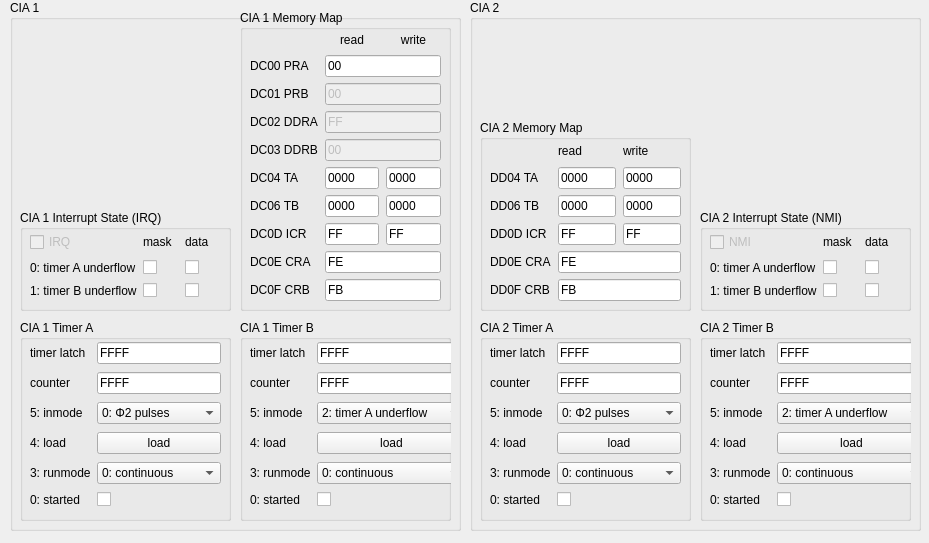
<?xml version="1.0" encoding="UTF-8"?>
<ui version="4.0">
 <class>CIAViewer</class>
 <widget class="QMainWindow" name="CIAViewer">
  <property name="geometry">
   <rect>
    <x>0</x>
    <y>0</y>
    <width>929</width>
    <height>543</height>
   </rect>
  </property>
  <property name="windowTitle">
   <string>CIA Viewer</string>
  </property>
  <widget class="QWidget" name="centralwidget">
   <widget class="QGroupBox" name="groupBox_3">
    <property name="geometry">
     <rect>
      <x>10</x>
      <y>0</y>
      <width>451</width>
      <height>531</height>
     </rect>
    </property>
    <property name="title">
     <string>CIA 1</string>
    </property>
    <widget class="QGroupBox" name="groupBox_2">
     <property name="geometry">
      <rect>
       <x>230</x>
       <y>320</y>
       <width>211</width>
       <height>201</height>
      </rect>
     </property>
     <property name="title">
      <string>CIA 1 Timer B</string>
     </property>
     <widget class="QWidget" name="gridLayoutWidget_2">
      <property name="geometry">
       <rect>
        <x>10</x>
        <y>20</y>
        <width>216</width>
        <height>171</height>
       </rect>
      </property>
      <layout class="QGridLayout" name="gridLayout_2">
       <item row="6" column="1">
        <widget class="QCheckBox" name="CR1B0">
         <property name="text">
          <string/>
         </property>
         <property name="checked">
          <bool>false</bool>
         </property>
        </widget>
       </item>
       <item row="5" column="0">
        <widget class="QLabel" name="label_14">
         <property name="text">
          <string>3: runmode</string>
         </property>
        </widget>
       </item>
       <item row="2" column="1">
        <widget class="QLineEdit" name="timer1BCounter">
         <property name="text">
          <string>FFFF</string>
         </property>
        </widget>
       </item>
       <item row="4" column="0">
        <widget class="QLabel" name="label_17">
         <property name="text">
          <string>4: load</string>
         </property>
        </widget>
       </item>
       <item row="2" column="0">
        <widget class="QLabel" name="label_9">
         <property name="text">
          <string>counter</string>
         </property>
        </widget>
       </item>
       <item row="5" column="1">
        <widget class="QComboBox" name="CR1B3">
         <item>
          <property name="text">
           <string>0: continuous</string>
          </property>
         </item>
         <item>
          <property name="text">
           <string>1: one-shot</string>
          </property>
         </item>
        </widget>
       </item>
       <item row="3" column="1">
        <widget class="QComboBox" name="CR1B5">
         <property name="currentIndex">
          <number>2</number>
         </property>
         <item>
          <property name="text">
           <string>0: Φ2 pulses</string>
          </property>
         </item>
         <item>
          <property name="text">
           <string>1: pos cnt</string>
          </property>
         </item>
         <item>
          <property name="text">
           <string>2: timer A underflow</string>
          </property>
         </item>
         <item>
          <property name="text">
           <string>3: timer A underflow + cnt</string>
          </property>
         </item>
        </widget>
       </item>
       <item row="3" column="0">
        <widget class="QLabel" name="label_15">
         <property name="text">
          <string>5: inmode</string>
         </property>
        </widget>
       </item>
       <item row="1" column="0">
        <widget class="QLabel" name="label_11">
         <property name="text">
          <string>timer latch</string>
         </property>
        </widget>
       </item>
       <item row="1" column="1">
        <widget class="QLineEdit" name="timer1BLatch">
         <property name="text">
          <string>FFFF</string>
         </property>
        </widget>
       </item>
       <item row="4" column="1">
        <widget class="QPushButton" name="CR1BLoad">
         <property name="text">
          <string>load</string>
         </property>
        </widget>
       </item>
       <item row="6" column="0">
        <widget class="QLabel" name="label_16">
         <property name="text">
          <string>0: started</string>
         </property>
        </widget>
       </item>
      </layout>
     </widget>
    </widget>
    <widget class="QGroupBox" name="groupBox">
     <property name="geometry">
      <rect>
       <x>10</x>
       <y>320</y>
       <width>211</width>
       <height>201</height>
      </rect>
     </property>
     <property name="title">
      <string>CIA 1 Timer A</string>
     </property>
     <widget class="QWidget" name="gridLayoutWidget_3">
      <property name="geometry">
       <rect>
        <x>10</x>
        <y>20</y>
        <width>191</width>
        <height>169</height>
       </rect>
      </property>
      <layout class="QGridLayout" name="gridLayout_3">
       <item row="6" column="1">
        <widget class="QCheckBox" name="CR1A0">
         <property name="text">
          <string/>
         </property>
         <property name="checked">
          <bool>false</bool>
         </property>
        </widget>
       </item>
       <item row="5" column="0">
        <widget class="QLabel" name="label_18">
         <property name="text">
          <string>3: runmode</string>
         </property>
        </widget>
       </item>
       <item row="2" column="1">
        <widget class="QLineEdit" name="timer1ACounter">
         <property name="text">
          <string>FFFF</string>
         </property>
        </widget>
       </item>
       <item row="6" column="0">
        <widget class="QLabel" name="label_19">
         <property name="text">
          <string>0: started</string>
         </property>
        </widget>
       </item>
       <item row="4" column="0">
        <widget class="QLabel" name="label_20">
         <property name="text">
          <string>4: load</string>
         </property>
        </widget>
       </item>
       <item row="2" column="0">
        <widget class="QLabel" name="label_21">
         <property name="text">
          <string>counter</string>
         </property>
        </widget>
       </item>
       <item row="5" column="1">
        <widget class="QComboBox" name="CR1A3">
         <item>
          <property name="text">
           <string>0: continuous</string>
          </property>
         </item>
         <item>
          <property name="text">
           <string>1: one-shot</string>
          </property>
         </item>
        </widget>
       </item>
       <item row="3" column="1">
        <widget class="QComboBox" name="CR1A5">
         <property name="currentIndex">
          <number>0</number>
         </property>
         <item>
          <property name="text">
           <string>0: Φ2 pulses</string>
          </property>
         </item>
         <item>
          <property name="text">
           <string>1: pos cnt</string>
          </property>
         </item>
        </widget>
       </item>
       <item row="3" column="0">
        <widget class="QLabel" name="label_22">
         <property name="text">
          <string>5: inmode</string>
         </property>
        </widget>
       </item>
       <item row="1" column="0">
        <widget class="QLabel" name="label_23">
         <property name="text">
          <string>timer latch</string>
         </property>
        </widget>
       </item>
       <item row="1" column="1">
        <widget class="QLineEdit" name="timer1ALatch">
         <property name="text">
          <string>FFFF</string>
         </property>
        </widget>
       </item>
       <item row="4" column="1">
        <widget class="QPushButton" name="CR1ALoad">
         <property name="text">
          <string>load</string>
         </property>
        </widget>
       </item>
      </layout>
     </widget>
    </widget>
    <widget class="QGroupBox" name="groupBox_7">
     <property name="geometry">
      <rect>
       <x>10</x>
       <y>210</y>
       <width>211</width>
       <height>101</height>
      </rect>
     </property>
     <property name="title">
      <string>CIA 1 Interrupt State (IRQ)</string>
     </property>
     <widget class="QWidget" name="gridLayoutWidget_7">
      <property name="geometry">
       <rect>
        <x>10</x>
        <y>20</y>
        <width>191</width>
        <height>71</height>
       </rect>
      </property>
      <layout class="QGridLayout" name="gridLayout_7">
       <item row="2" column="1">
        <widget class="QCheckBox" name="IRQ1Mask">
         <property name="text">
          <string/>
         </property>
        </widget>
       </item>
       <item row="1" column="2">
        <widget class="QCheckBox" name="IRQ0Data">
         <property name="text">
          <string/>
         </property>
        </widget>
       </item>
       <item row="1" column="1">
        <widget class="QCheckBox" name="IRQ0Mask">
         <property name="text">
          <string/>
         </property>
        </widget>
       </item>
       <item row="2" column="2">
        <widget class="QCheckBox" name="IRQ1Data">
         <property name="text">
          <string/>
         </property>
        </widget>
       </item>
       <item row="1" column="0">
        <widget class="QLabel" name="label_24">
         <property name="text">
          <string>0: timer A underflow</string>
         </property>
        </widget>
       </item>
       <item row="2" column="0">
        <widget class="QLabel" name="label_25">
         <property name="text">
          <string>1: timer B underflow</string>
         </property>
        </widget>
       </item>
       <item row="0" column="1">
        <widget class="QLabel" name="label_27">
         <property name="text">
          <string>mask</string>
         </property>
        </widget>
       </item>
       <item row="0" column="2">
        <widget class="QLabel" name="label_33">
         <property name="text">
          <string>data</string>
         </property>
        </widget>
       </item>
       <item row="0" column="0">
        <widget class="QCheckBox" name="IRQ">
         <property name="enabled">
          <bool>false</bool>
         </property>
         <property name="text">
          <string>IRQ</string>
         </property>
        </widget>
       </item>
      </layout>
     </widget>
    </widget>
    <widget class="QGroupBox" name="groupBox_8">
     <property name="geometry">
      <rect>
       <x>230</x>
       <y>10</y>
       <width>211</width>
       <height>301</height>
      </rect>
     </property>
     <property name="title">
      <string>CIA 1 Memory Map</string>
     </property>
     <widget class="QWidget" name="gridLayoutWidget">
      <property name="geometry">
       <rect>
        <x>10</x>
        <y>20</y>
        <width>191</width>
        <height>271</height>
       </rect>
      </property>
      <layout class="QGridLayout" name="gridLayout">
       <property name="sizeConstraint">
        <enum>QLayout::SetDefaultConstraint</enum>
       </property>
       <property name="horizontalSpacing">
        <number>7</number>
       </property>
       <item row="3" column="1">
        <widget class="QLabel" name="label_2">
         <property name="text">
          <string>DC01 PRB</string>
         </property>
        </widget>
       </item>
       <item row="6" column="2">
        <widget class="QLineEdit" name="CIA1TAread">
         <property name="text">
          <string>0000</string>
         </property>
        </widget>
       </item>
       <item row="1" column="1">
        <widget class="QLabel" name="label">
         <property name="text">
          <string>DC00 PRA</string>
         </property>
        </widget>
       </item>
       <item row="10" column="1">
        <widget class="QLabel" name="label_13">
         <property name="text">
          <string>DC0F CRB</string>
         </property>
        </widget>
       </item>
       <item row="4" column="1">
        <widget class="QLabel" name="label_3">
         <property name="text">
          <string>DC02 DDRA</string>
         </property>
        </widget>
       </item>
       <item row="9" column="2" colspan="2">
        <widget class="QLineEdit" name="CIA1CRA">
         <property name="text">
          <string>FE</string>
         </property>
        </widget>
       </item>
       <item row="5" column="2" colspan="2">
        <widget class="QLineEdit" name="lineEdit_2">
         <property name="enabled">
          <bool>false</bool>
         </property>
         <property name="text">
          <string>00</string>
         </property>
        </widget>
       </item>
       <item row="9" column="1">
        <widget class="QLabel" name="label_12">
         <property name="text">
          <string>DC0E CRA</string>
         </property>
        </widget>
       </item>
       <item row="6" column="3">
        <widget class="QLineEdit" name="CIA1TAwrite">
         <property name="text">
          <string>0000</string>
         </property>
        </widget>
       </item>
       <item row="8" column="1">
        <widget class="QLabel" name="label_10">
         <property name="text">
          <string>DC0D ICR</string>
         </property>
        </widget>
       </item>
       <item row="7" column="2">
        <widget class="QLineEdit" name="CIA1TBread">
         <property name="text">
          <string>0000</string>
         </property>
        </widget>
       </item>
       <item row="10" column="2" colspan="2">
        <widget class="QLineEdit" name="CIA1CRB">
         <property name="text">
          <string>FB</string>
         </property>
        </widget>
       </item>
       <item row="1" column="2" colspan="2">
        <widget class="QLineEdit" name="CIA1PRA">
         <property name="text">
          <string>00</string>
         </property>
        </widget>
       </item>
       <item row="8" column="2">
        <widget class="QLineEdit" name="CIA1ICRData">
         <property name="text">
          <string>FF</string>
         </property>
        </widget>
       </item>
       <item row="7" column="1">
        <widget class="QLabel" name="label_6">
         <property name="text">
          <string>DC06 TB</string>
         </property>
        </widget>
       </item>
       <item row="0" column="2">
        <widget class="QLabel" name="label_7">
         <property name="text">
          <string>read</string>
         </property>
         <property name="alignment">
          <set>Qt::AlignCenter</set>
         </property>
        </widget>
       </item>
       <item row="7" column="3">
        <widget class="QLineEdit" name="CIA1TBwrite">
         <property name="text">
          <string>0000</string>
         </property>
        </widget>
       </item>
       <item row="3" column="2" colspan="2">
        <widget class="QLineEdit" name="CIA1PRB">
         <property name="enabled">
          <bool>false</bool>
         </property>
         <property name="text">
          <string>00</string>
         </property>
        </widget>
       </item>
       <item row="4" column="2" colspan="2">
        <widget class="QLineEdit" name="lineEdit">
         <property name="enabled">
          <bool>false</bool>
         </property>
         <property name="text">
          <string>FF</string>
         </property>
        </widget>
       </item>
       <item row="6" column="1">
        <widget class="QLabel" name="label_5">
         <property name="text">
          <string>DC04 TA</string>
         </property>
        </widget>
       </item>
       <item row="5" column="1">
        <widget class="QLabel" name="label_4">
         <property name="text">
          <string>DC03 DDRB</string>
         </property>
        </widget>
       </item>
       <item row="0" column="3">
        <widget class="QLabel" name="label_8">
         <property name="text">
          <string>write</string>
         </property>
         <property name="alignment">
          <set>Qt::AlignCenter</set>
         </property>
        </widget>
       </item>
       <item row="8" column="3">
        <widget class="QLineEdit" name="CIA1ICRMask">
         <property name="text">
          <string>FF</string>
         </property>
        </widget>
       </item>
      </layout>
     </widget>
    </widget>
   </widget>
   <widget class="QGroupBox" name="groupBox_4">
    <property name="geometry">
     <rect>
      <x>470</x>
      <y>0</y>
      <width>451</width>
      <height>531</height>
     </rect>
    </property>
    <property name="title">
     <string>CIA 2</string>
    </property>
    <widget class="QGroupBox" name="groupBox_5">
     <property name="geometry">
      <rect>
       <x>230</x>
       <y>320</y>
       <width>211</width>
       <height>201</height>
      </rect>
     </property>
     <property name="title">
      <string>CIA 2 Timer B</string>
     </property>
     <widget class="QWidget" name="gridLayoutWidget_5">
      <property name="geometry">
       <rect>
        <x>10</x>
        <y>20</y>
        <width>216</width>
        <height>169</height>
       </rect>
      </property>
      <layout class="QGridLayout" name="gridLayout_5">
       <item row="6" column="1">
        <widget class="QCheckBox" name="CR2B0">
         <property name="text">
          <string/>
         </property>
         <property name="checked">
          <bool>false</bool>
         </property>
        </widget>
       </item>
       <item row="5" column="0">
        <widget class="QLabel" name="label_35">
         <property name="text">
          <string>3: runmode</string>
         </property>
        </widget>
       </item>
       <item row="2" column="1">
        <widget class="QLineEdit" name="timer2BLatch">
         <property name="text">
          <string>FFFF</string>
         </property>
        </widget>
       </item>
       <item row="6" column="0">
        <widget class="QLabel" name="label_36">
         <property name="text">
          <string>0: started</string>
         </property>
        </widget>
       </item>
       <item row="4" column="0">
        <widget class="QLabel" name="label_37">
         <property name="text">
          <string>4: load</string>
         </property>
        </widget>
       </item>
       <item row="2" column="0">
        <widget class="QLabel" name="label_38">
         <property name="text">
          <string>counter</string>
         </property>
        </widget>
       </item>
       <item row="5" column="1">
        <widget class="QComboBox" name="CR2B3">
         <item>
          <property name="text">
           <string>0: continuous</string>
          </property>
         </item>
         <item>
          <property name="text">
           <string>1: one-shot</string>
          </property>
         </item>
        </widget>
       </item>
       <item row="3" column="1">
        <widget class="QComboBox" name="CR2B5">
         <property name="currentIndex">
          <number>2</number>
         </property>
         <item>
          <property name="text">
           <string>0: Φ2 pulses</string>
          </property>
         </item>
         <item>
          <property name="text">
           <string>1: pos cnt</string>
          </property>
         </item>
         <item>
          <property name="text">
           <string>2: timer A underflow</string>
          </property>
         </item>
         <item>
          <property name="text">
           <string>3: timer A underflow + cnt</string>
          </property>
         </item>
        </widget>
       </item>
       <item row="3" column="0">
        <widget class="QLabel" name="label_39">
         <property name="text">
          <string>5: inmode</string>
         </property>
        </widget>
       </item>
       <item row="1" column="0">
        <widget class="QLabel" name="label_40">
         <property name="text">
          <string>timer latch</string>
         </property>
        </widget>
       </item>
       <item row="1" column="1">
        <widget class="QLineEdit" name="timer2BCounter">
         <property name="text">
          <string>FFFF</string>
         </property>
        </widget>
       </item>
       <item row="4" column="1">
        <widget class="QPushButton" name="CR2BLoad">
         <property name="text">
          <string>load</string>
         </property>
        </widget>
       </item>
      </layout>
     </widget>
    </widget>
    <widget class="QGroupBox" name="groupBox_6">
     <property name="geometry">
      <rect>
       <x>10</x>
       <y>320</y>
       <width>211</width>
       <height>201</height>
      </rect>
     </property>
     <property name="title">
      <string>CIA 2 Timer A</string>
     </property>
     <widget class="QWidget" name="gridLayoutWidget_6">
      <property name="geometry">
       <rect>
        <x>10</x>
        <y>20</y>
        <width>191</width>
        <height>169</height>
       </rect>
      </property>
      <layout class="QGridLayout" name="gridLayout_6">
       <item row="6" column="1">
        <widget class="QCheckBox" name="CR2A0">
         <property name="text">
          <string/>
         </property>
         <property name="checked">
          <bool>false</bool>
         </property>
        </widget>
       </item>
       <item row="5" column="0">
        <widget class="QLabel" name="label_41">
         <property name="text">
          <string>3: runmode</string>
         </property>
        </widget>
       </item>
       <item row="2" column="1">
        <widget class="QLineEdit" name="timer2ACounter">
         <property name="text">
          <string>FFFF</string>
         </property>
        </widget>
       </item>
       <item row="6" column="0">
        <widget class="QLabel" name="label_42">
         <property name="text">
          <string>0: started</string>
         </property>
        </widget>
       </item>
       <item row="4" column="0">
        <widget class="QLabel" name="label_43">
         <property name="text">
          <string>4: load</string>
         </property>
        </widget>
       </item>
       <item row="2" column="0">
        <widget class="QLabel" name="label_44">
         <property name="text">
          <string>counter</string>
         </property>
        </widget>
       </item>
       <item row="5" column="1">
        <widget class="QComboBox" name="CR2A3">
         <item>
          <property name="text">
           <string>0: continuous</string>
          </property>
         </item>
         <item>
          <property name="text">
           <string>1: one-shot</string>
          </property>
         </item>
        </widget>
       </item>
       <item row="3" column="1">
        <widget class="QComboBox" name="CR2A5">
         <item>
          <property name="text">
           <string>0: Φ2 pulses</string>
          </property>
         </item>
         <item>
          <property name="text">
           <string>1: pos cnt</string>
          </property>
         </item>
        </widget>
       </item>
       <item row="3" column="0">
        <widget class="QLabel" name="label_45">
         <property name="text">
          <string>5: inmode</string>
         </property>
        </widget>
       </item>
       <item row="1" column="0">
        <widget class="QLabel" name="label_46">
         <property name="text">
          <string>timer latch</string>
         </property>
        </widget>
       </item>
       <item row="1" column="1">
        <widget class="QLineEdit" name="timer2ALatch">
         <property name="text">
          <string>FFFF</string>
         </property>
        </widget>
       </item>
       <item row="4" column="1">
        <widget class="QPushButton" name="CR2ALoad">
         <property name="text">
          <string>load</string>
         </property>
        </widget>
       </item>
      </layout>
     </widget>
    </widget>
    <widget class="QGroupBox" name="groupBox_9">
     <property name="geometry">
      <rect>
       <x>10</x>
       <y>120</y>
       <width>211</width>
       <height>191</height>
      </rect>
     </property>
     <property name="title">
      <string>CIA 2 Memory Map</string>
     </property>
     <widget class="QWidget" name="gridLayoutWidget_4">
      <property name="geometry">
       <rect>
        <x>10</x>
        <y>20</y>
        <width>191</width>
        <height>161</height>
       </rect>
      </property>
      <layout class="QGridLayout" name="gridLayout_4">
       <property name="sizeConstraint">
        <enum>QLayout::SetDefaultConstraint</enum>
       </property>
       <property name="horizontalSpacing">
        <number>7</number>
       </property>
       <item row="1" column="1">
        <widget class="QLabel" name="label_32">
         <property name="text">
          <string>DD04 TA</string>
         </property>
        </widget>
       </item>
       <item row="5" column="2" colspan="2">
        <widget class="QLineEdit" name="CIA2CRB">
         <property name="text">
          <string>FB</string>
         </property>
        </widget>
       </item>
       <item row="5" column="1">
        <widget class="QLabel" name="label_26">
         <property name="text">
          <string>DD0F CRB</string>
         </property>
        </widget>
       </item>
       <item row="2" column="1">
        <widget class="QLabel" name="label_30">
         <property name="text">
          <string>DD06 TB</string>
         </property>
        </widget>
       </item>
       <item row="1" column="2">
        <widget class="QLineEdit" name="CIA2TAread">
         <property name="text">
          <string>0000</string>
         </property>
        </widget>
       </item>
       <item row="4" column="1">
        <widget class="QLabel" name="label_28">
         <property name="text">
          <string>DD0E CRA</string>
         </property>
        </widget>
       </item>
       <item row="0" column="2">
        <widget class="QLabel" name="label_31">
         <property name="text">
          <string>read</string>
         </property>
        </widget>
       </item>
       <item row="2" column="2">
        <widget class="QLineEdit" name="CIA2TBread">
         <property name="text">
          <string>0000</string>
         </property>
        </widget>
       </item>
       <item row="3" column="2">
        <widget class="QLineEdit" name="CIA2ICRData">
         <property name="text">
          <string>FF</string>
         </property>
        </widget>
       </item>
       <item row="0" column="3">
        <widget class="QLabel" name="label_34">
         <property name="text">
          <string>write</string>
         </property>
        </widget>
       </item>
       <item row="2" column="3">
        <widget class="QLineEdit" name="CIA2TBwrite">
         <property name="text">
          <string>0000</string>
         </property>
        </widget>
       </item>
       <item row="3" column="3">
        <widget class="QLineEdit" name="CIA2ICRMask">
         <property name="text">
          <string>FF</string>
         </property>
        </widget>
       </item>
       <item row="1" column="3">
        <widget class="QLineEdit" name="CIA2TAwrite">
         <property name="text">
          <string>0000</string>
         </property>
        </widget>
       </item>
       <item row="4" column="2" colspan="2">
        <widget class="QLineEdit" name="CIA2CRA">
         <property name="text">
          <string>FE</string>
         </property>
        </widget>
       </item>
       <item row="3" column="1">
        <widget class="QLabel" name="label_29">
         <property name="text">
          <string>DD0D ICR</string>
         </property>
        </widget>
       </item>
      </layout>
     </widget>
    </widget>
    <widget class="QGroupBox" name="groupBox_10">
     <property name="geometry">
      <rect>
       <x>230</x>
       <y>210</y>
       <width>211</width>
       <height>101</height>
      </rect>
     </property>
     <property name="title">
      <string>CIA 2 Interrupt State (NMI)</string>
     </property>
     <widget class="QWidget" name="gridLayoutWidget_8">
      <property name="geometry">
       <rect>
        <x>10</x>
        <y>20</y>
        <width>191</width>
        <height>71</height>
       </rect>
      </property>
      <layout class="QGridLayout" name="gridLayout_8">
       <item row="2" column="1">
        <widget class="QCheckBox" name="NMI1Mask">
         <property name="text">
          <string/>
         </property>
        </widget>
       </item>
       <item row="1" column="2">
        <widget class="QCheckBox" name="NMI0Data">
         <property name="text">
          <string/>
         </property>
        </widget>
       </item>
       <item row="1" column="1">
        <widget class="QCheckBox" name="NMI0Mask">
         <property name="text">
          <string/>
         </property>
        </widget>
       </item>
       <item row="2" column="2">
        <widget class="QCheckBox" name="NMI1Data">
         <property name="text">
          <string/>
         </property>
        </widget>
       </item>
       <item row="1" column="0">
        <widget class="QLabel" name="label_47">
         <property name="text">
          <string>0: timer A underflow</string>
         </property>
        </widget>
       </item>
       <item row="2" column="0">
        <widget class="QLabel" name="label_48">
         <property name="text">
          <string>1: timer B underflow</string>
         </property>
        </widget>
       </item>
       <item row="0" column="1">
        <widget class="QLabel" name="label_49">
         <property name="text">
          <string>mask</string>
         </property>
        </widget>
       </item>
       <item row="0" column="2">
        <widget class="QLabel" name="label_50">
         <property name="text">
          <string>data</string>
         </property>
        </widget>
       </item>
       <item row="0" column="0">
        <widget class="QCheckBox" name="NMI">
         <property name="enabled">
          <bool>false</bool>
         </property>
         <property name="text">
          <string>NMI</string>
         </property>
        </widget>
       </item>
      </layout>
     </widget>
    </widget>
   </widget>
  </widget>
 </widget>
 <tabstops>
  <tabstop>CIA1PRA</tabstop>
  <tabstop>CIA1TAread</tabstop>
  <tabstop>CIA1TAwrite</tabstop>
  <tabstop>CIA1TBread</tabstop>
  <tabstop>CIA1TBwrite</tabstop>
  <tabstop>CIA1ICRData</tabstop>
  <tabstop>CIA1ICRMask</tabstop>
  <tabstop>CIA1CRA</tabstop>
  <tabstop>CIA1CRB</tabstop>
  <tabstop>CIA2TAread</tabstop>
  <tabstop>CIA2TAwrite</tabstop>
  <tabstop>CIA2TBread</tabstop>
  <tabstop>CIA2TBwrite</tabstop>
  <tabstop>CIA2ICRData</tabstop>
  <tabstop>CIA2ICRMask</tabstop>
  <tabstop>CIA2CRA</tabstop>
  <tabstop>CIA2CRB</tabstop>
  <tabstop>timer1ALatch</tabstop>
  <tabstop>timer1ACounter</tabstop>
  <tabstop>CR1A5</tabstop>
  <tabstop>CR1ALoad</tabstop>
  <tabstop>CR1A3</tabstop>
  <tabstop>CR1A0</tabstop>
  <tabstop>timer1BLatch</tabstop>
  <tabstop>timer1BCounter</tabstop>
  <tabstop>CR1B5</tabstop>
  <tabstop>CR1BLoad</tabstop>
  <tabstop>CR1B3</tabstop>
  <tabstop>CR1B0</tabstop>
  <tabstop>timer2ALatch</tabstop>
  <tabstop>timer2ACounter</tabstop>
  <tabstop>CR2A5</tabstop>
  <tabstop>CR2ALoad</tabstop>
  <tabstop>CR2A3</tabstop>
  <tabstop>CR2A0</tabstop>
  <tabstop>timer2BCounter</tabstop>
  <tabstop>timer2BLatch</tabstop>
  <tabstop>CR2B5</tabstop>
  <tabstop>CR2BLoad</tabstop>
  <tabstop>CR2B3</tabstop>
  <tabstop>CR2B0</tabstop>
  <tabstop>CIA1PRB</tabstop>
  <tabstop>lineEdit_2</tabstop>
  <tabstop>lineEdit</tabstop>
 </tabstops>
 <resources/>
 <connections/>
</ui>
